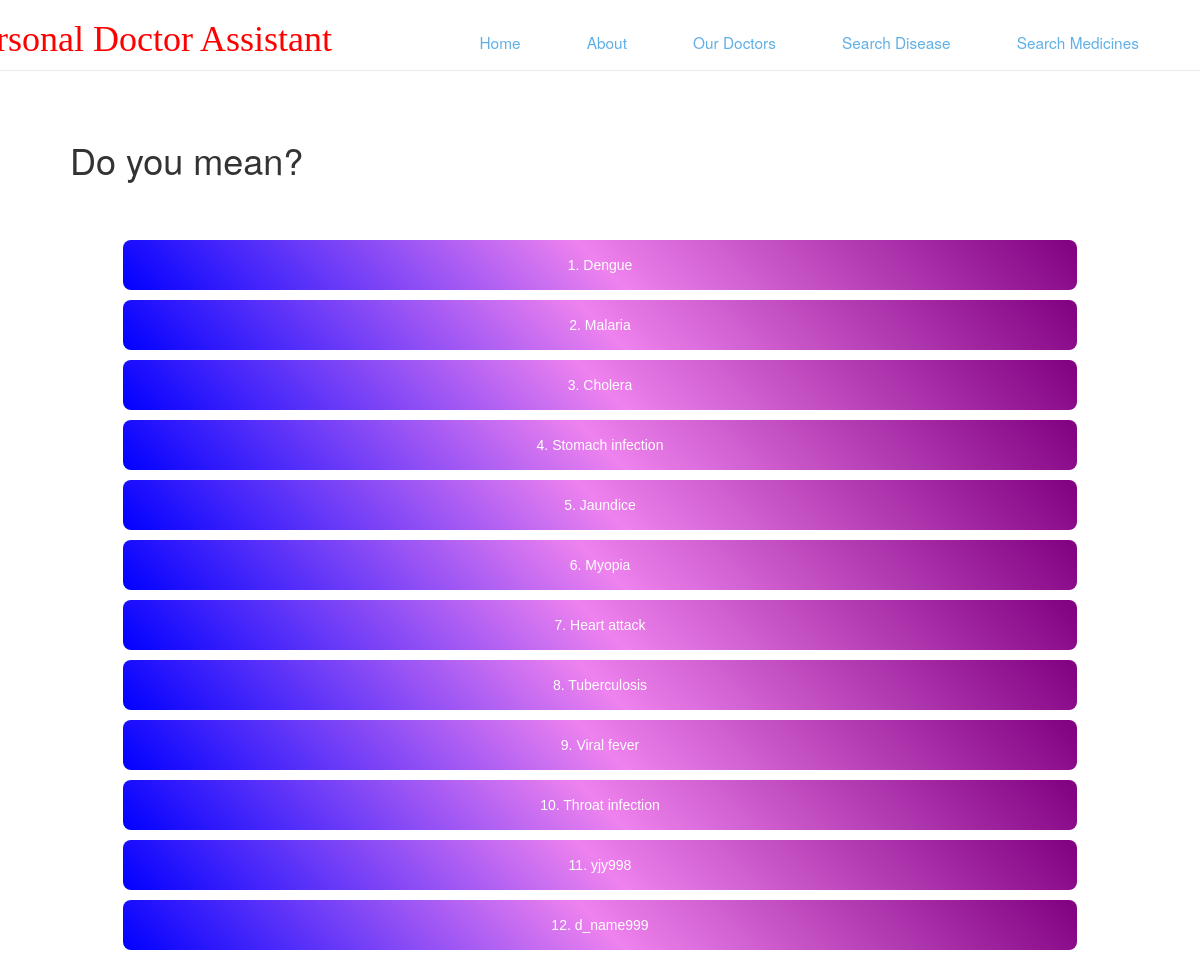
/ser.php, run on the app's committed database.
### tables this page shows
CREATE TABLE `disease` (
  `dis_id` int(5) NOT NULL,
  `dis_name` varchar(25) DEFAULT NULL,
  `type_id` int(5) DEFAULT NULL
);

### ser.php (the view, shortened to what this page needs)
<html>
<head>
<link href="css/style.css" rel="stylesheet" type="text/css" media="all"/>
<link href="css/bootstrap.css" rel='stylesheet' type='text/css'/>
</head>
<body>
	 <div class="header-top">
		  <div class="container">
			 <div class="top-nav">
						<div class="logo">
						<h1 style="margin-left:-70px;"><font color="red" face="Comic Sans MS">Personal Doctor Assistant</font></h1>
						</div>
						<div class="menu">
						<br>
						<ul id="nav">
							 <li><a href="welcome.php">Home</a></li>
							 <li><a href="welcome.php#section-2">About</a></li>
							 <li><a href="welcome.php#section-3">Our Doctors</a></li>
							 <li><a href="disser.php">Search Disease</a></li>
							 <li><a href="searchpage1.php">Search Medicines</a></li>
						 </ul>
						 </div>
			 </div>
			  <div class="clearfix"> </div>
		 </div>
	 </div>
<br>
<br><br>
<br><br>
<?php
	include("dbconnect.php");
	$arrA = array();
	$dis=$_GET['dis'];
	$dis = preg_replace("#[^0-9A-Za-z]#i","",$dis);
	$q="SELECT * FROM disease WHERE dis_name like '%$dis%'";
	$p=mysqli_query($dbconnect,$q);
	$row=mysqli_num_rows($p);
	if(!$row<1){
		$chk=mysqli_fetch_assoc($p);
		echo '<div class="searchrst"><h1>Do you mean?</h1><br><br>';
		$counter=0;
		do{
			array_push($arrA,$chk['dis_name']);
			$counter+=1;
			?>
			<center>
			<div>
			<a  class="style1" href="dreport.php?dis1=<?php echo $arrA[$counter-1]; ?>">
			<?php
			echo $counter.". ".$chk['dis_name']."<br>";
			?>
			</a>
			</div>
			</center>
			<?php
		}while($chk=mysqli_fetch_assoc($p));
	}
	else{
		echo "<br><br>";
		echo "Wrong disease";
	}
	echo "</div>";
?>
</html>

### css/style.css (style rules this page uses)
body { margin:0; padding:0; font-family: 'Lato', sans-serif; -webkit-appearance:none; }
body a { transition:0.5s all; -webkit-transition:0.5s all; -moz-transition:0.5s all; -o-transition:0.5s all; -ms-transition:0.5s all; }
h1,h2,h3,h4,h5,h6 { margin:0; }
ul { margin:0; padding:0; }
.header-top { background:#fff; min-height:0px; padding: 0; position: fixed; z-index: 9999; width: 100%; clear: both; border-bottom:1px solid rgba(128, 128, 128, 0.17); }
.logo { float:left; }
.top-nav ul { float:right; margin:0.3em 0 0 0; }
.top-nav ul li { display:inline-block; margin: 0 0.5em; }
.top-nav ul li a { color:#60B0E6; text-decoration:none; padding:0.4em 1.5em; display:block; border:1px solid #fff; font-size:1.1em; font-weight:400; }
.clearfix:before, .clearfix:after, .row:before, .row:after { content: '\0020'; display: block; overflow: hidden; visibility: hidden; width: 0; height: 0; }
.row:after, .clearfix:after { clear: both; }
.row, .clearfix { zoom: 1; }

### ser.php (style rules this page uses)
.searchrst { padding: 10px 40px; margin: 10px 30px; }
.style1 { padding: 15px 20px; text-align: center; background: linear-gradient(45deg,blue,violet,purple); border-radius: 8px; margin: 10px; color: white; font-family: sans-serif; size: 20px; width: 90%; cursor: pointer; }
.style1 { text-decoration: none; color: white; display: block; }

### data on the page
disease: dis_name "Dengue"
disease: dis_name "Malaria"
disease: dis_name "Cholera"
disease: dis_name "Stomach infection"
disease: dis_name "Jaundice"
disease: dis_name "Myopia"
disease: dis_name "Heart attack"
disease: dis_name "Tuberculosis"
disease: dis_name "Viral fever"
disease: dis_name "Throat infection"
disease: dis_name "yjy998"
disease: dis_name "d_name999"
